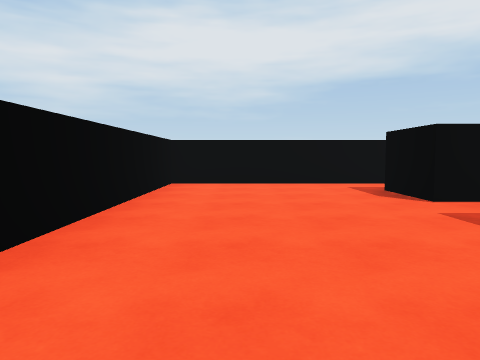
view 1 (above)

21 first-person views from a walk through a scene from a Unity 3-D project. The camera is 1.2 m above the floor, tilts 4° down and sees 70° across. The floor is counted in squares, 2 m on a side. Each view is taken from the middle of a square. On the plan, view 1 faces up. The plan holds only what a view shows up to about 10 squares ahead; the rest is blank. The place goes on beyond the plan. The player is left out.

view 2
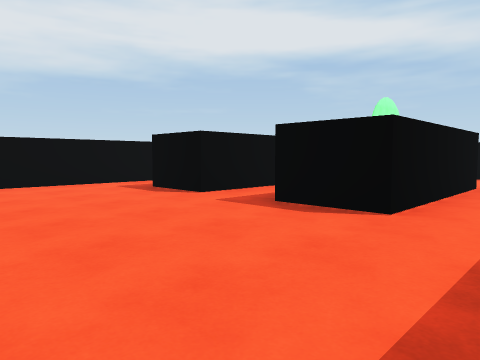

view 3
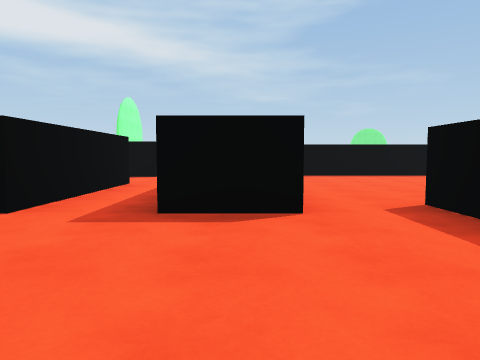

view 4
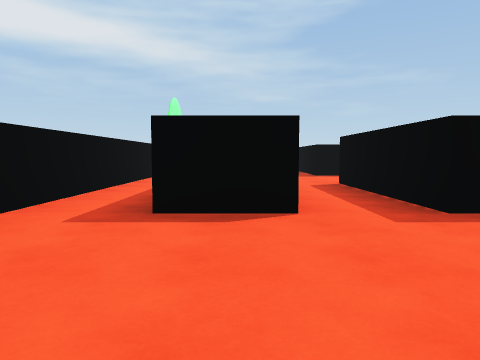

view 5
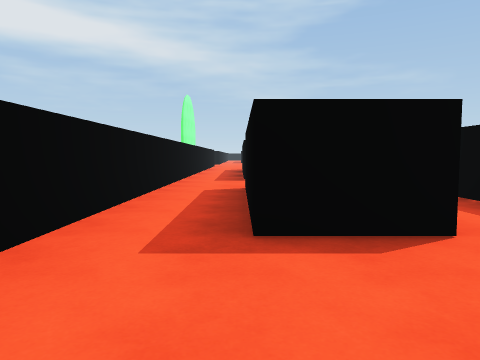

view 6
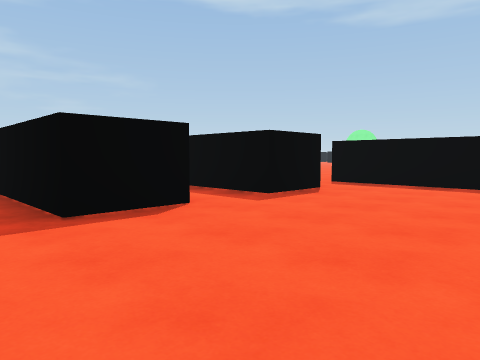

view 7
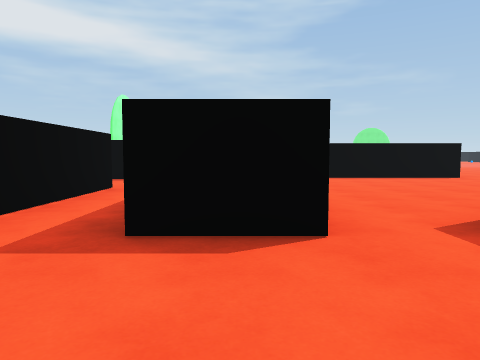

view 8
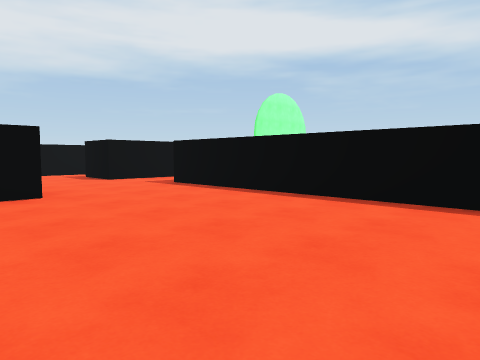

view 9
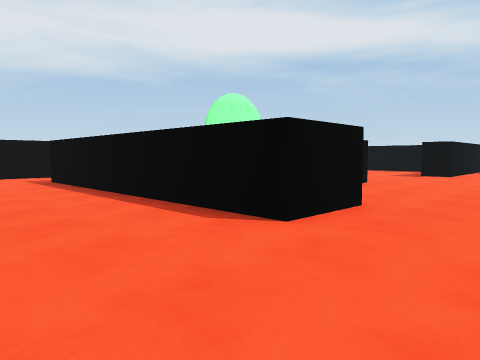

view 10
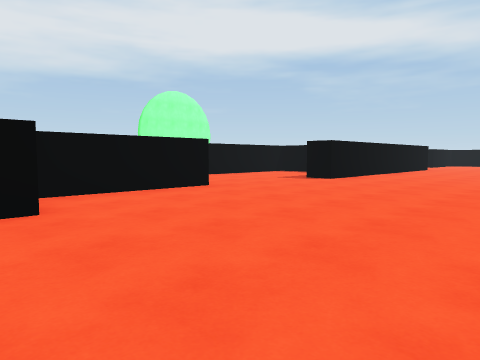

view 11
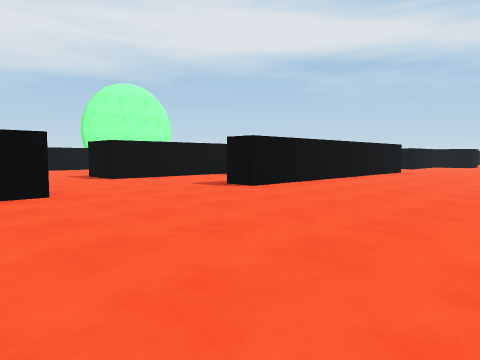

view 12
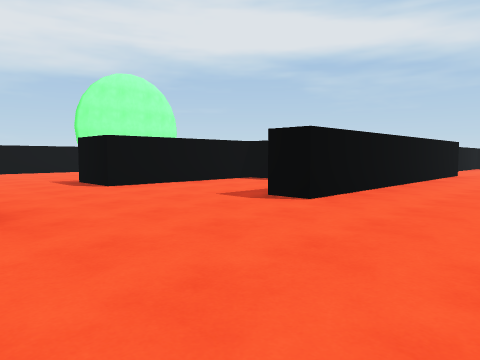

view 13
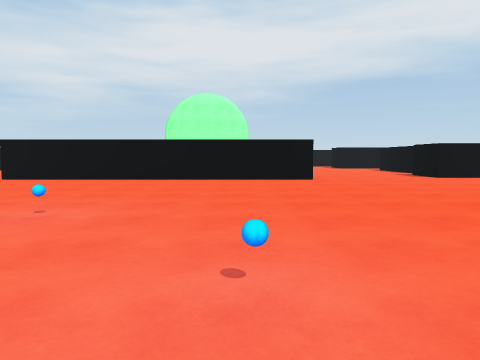

view 14
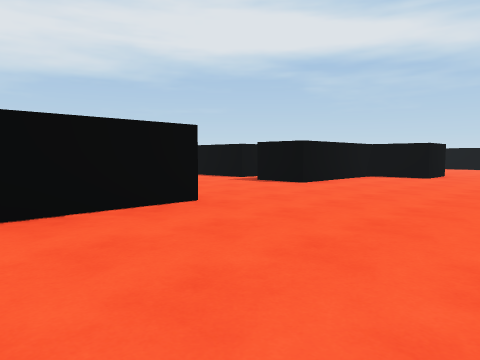

view 15
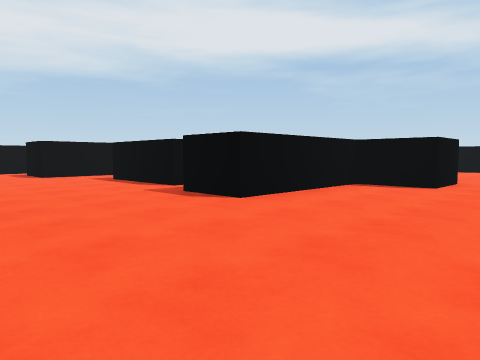

view 16
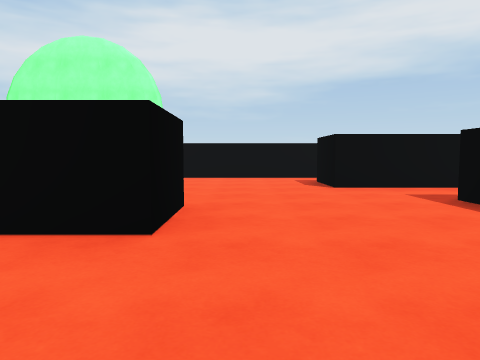

view 17
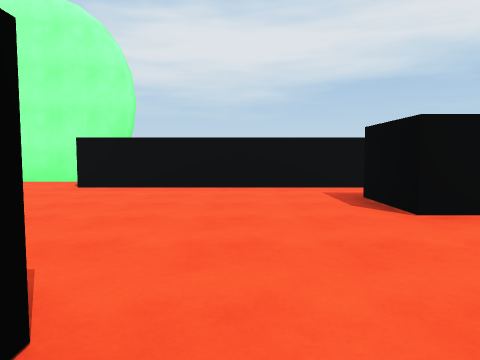

view 18
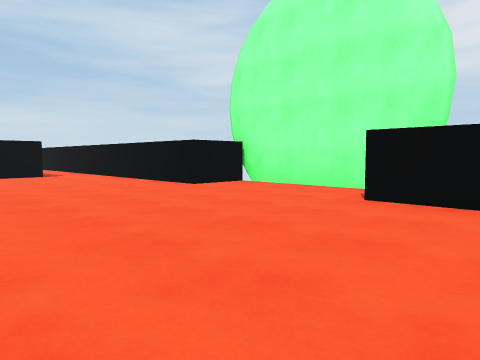

view 19
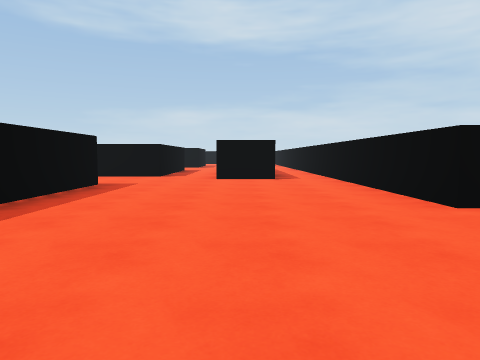

view 20
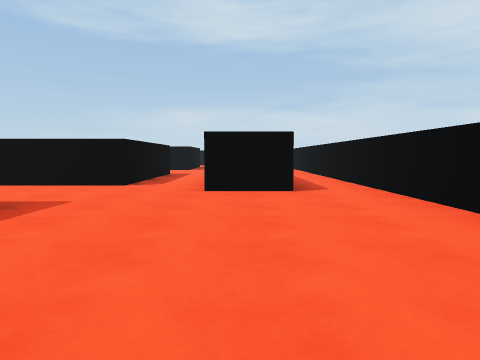

view 21
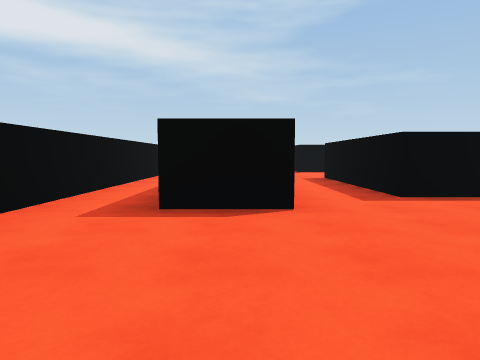

### Floor plan
Points are (right, up) in squares from view 1. A wall is a line through its corners. A room is listed if a view was taken in it or the views show most of it. See-through windows are left out.
Room 1 (views 1, 2, 3, 4, 5, 6, 7)
walls: (3.4, 5.9) (5.6, 5.9); (6.5, 4.4) (2.5, 4.4) (2.5, 6); (3.5, 1.3) (2.5, 1.3) (2.5, 2.8) (6.5, 2.8); (8.8, 4.4) (8.8, 6); (0.2, -0.3) (3.2, -0.3); (15.4, 7.5) (-1.5, 7.5) (-1.5, 3.9)
ways out: opening at (3, 0.5) to room 2; opening at (6.5, 3.5) to room 2; opening at (7.5, 5.5) to room 2; opening at (15, 7) to room 2
Room 2 (views 8, 9, 10, 11, 12, 13, 14, 15, 16, 17, 18, 19, 20, 21)
walls: (25.9, -3.4) (18, -3.4) (18, -2.5); (14.6, -2.6) (11.4, -2.6); (21, -0.1) (21, 0.5) (16.9, 0.5) (16.9, 2.1) (19.9, 2.1); (11.1, -4.1) (10.2, -4.1); (9.5, -4.1) (9.5, 2.8); (30, -0.1) (30, 2.6) (34.5, 2.6); (11, 2.6) (14, 2.6) (14, 0); (15.2, 6) (15.2, 4.4); (10.8, 4.4) (8.8, 4.4); (34.5, -4.1) (33, -4.1) (33, -2.6) (29.5, -2.6) (29.5, -1.1); (6.5, 1.3) (3.5, 1.3); (31.1, 4.4) (28.8, 4.4) (28.8, 6); (20.8, 9.1) (20.1, 9.1); (20.1, 9.2) (20.1, 7.5) (15.4, 7.5); (23.3, 9.1) (20.5, 9); (35.1, 7.5) (23.9, 7.5)
ways out: opening at (3, 0.5) to room 1; opening at (6.5, 3.5) to room 1; opening at (7.5, 5.5) to room 1; opening at (15, 7) to room 1; opening at (30, -1)
objects: other object (22, -9); ball (24, -10)

Where each view was taken, in squares from view 1:
view 1: 0 up, 0 right, facing up
view 2: 0 up, 1 left, facing up-right
view 3: 2 up, 1 left, facing right
view 4: 5 up, 1 left, facing right
view 5: 6 up, 0 right, facing right
view 6: 7 up, 1 left, facing down-right
view 7: 2 up, 0 right, facing right
view 8: 4 down, 5 right, facing up-right
view 9: 6 down, 7 right, facing up-right
view 10: 8 down, 10 right, facing up-right
view 11: 8 down, 13 right, facing up-right
view 12: 6 down, 14 right, facing up-right
view 13: 12 down, 24 right, facing up
view 14: 7 down, 23 right, facing up-right
view 15: 6 down, 26 right, facing up-right
view 16: 2 down, 27 right, facing up
view 17: 1 up, 27 right, facing up
view 18: 3 up, 26 right, facing up-left
view 19: 5 up, 24 right, facing left
view 20: 5 up, 21 right, facing left
view 21: 5 up, 25 right, facing right
